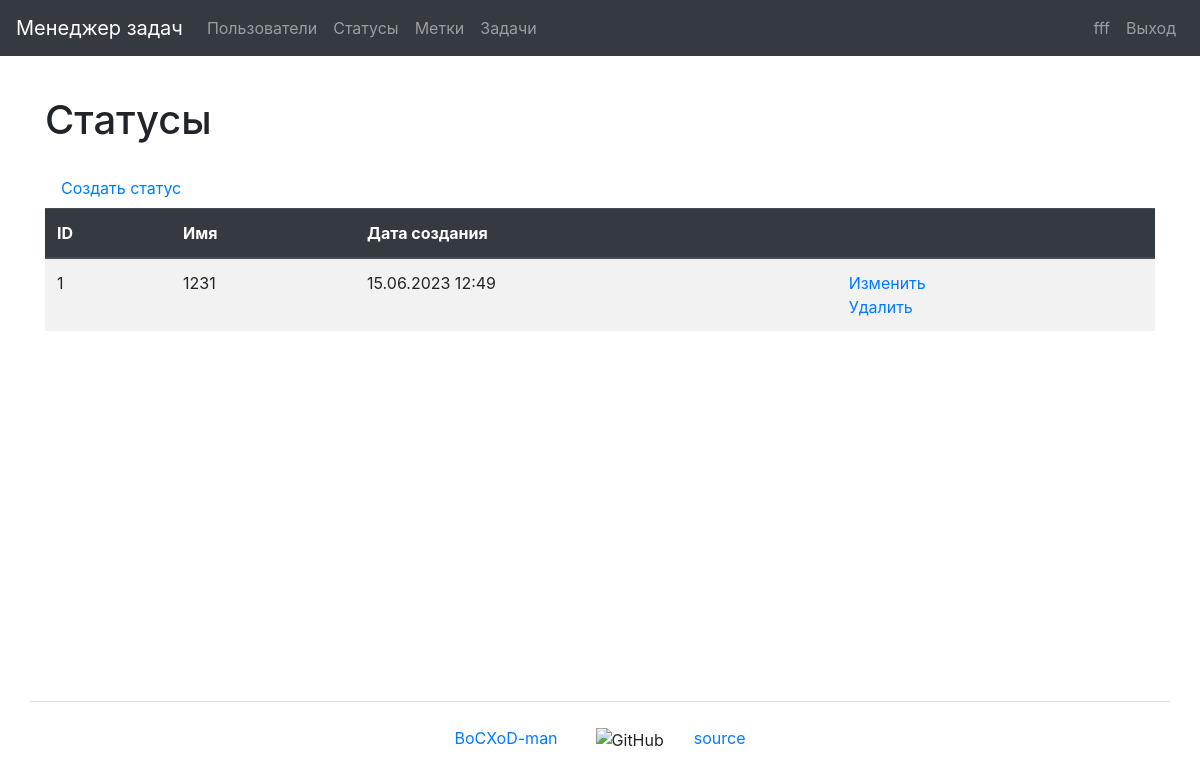
Page /statuses/ (signed in) on the committed database.
### task_manager/users/models.py (models this page shows, shortened)
class User(AbstractUser):
    first_name = models.CharField(max_length=150)
    last_name = models.CharField(max_length=150)

### task_manager/statuses/models.py (models this page shows, shortened)
class Status(models.Model):
    name = models.CharField(
        max_length=150,
        unique=True,
        blank=False,
        verbose_name=_('Name'),
    )
    date_created = models.DateTimeField(
        auto_now_add=True,
        verbose_name=_('Creation date')
    )
    class Meta:
        verbose_name = _('Status')
        verbose_name_plural = _('Statuses')

### task_manager/statuses/views.py (the view)
# urls.py: path('', StatusesListView.as_view(), name='statuses'),
class StatusesListView(AuthRequiredMixin, ListView):
    template_name = 'statuses/statuses.html'
    model = Status
    context_object_name = 'statuses'
    extra_context = {
        'title': _('Statuses')
    }

### task_manager/mixins.py (called while the page is built)
    def dispatch(self, request, *args, **kwargs):
        if not request.user.is_authenticated:
            messages.error(request, self.auth_message)
            return redirect(reverse_lazy('login'))
        return super().dispatch(request, *args, **kwargs)

### task_manager/templates/statuses/statuses.html (shortened to what this page needs)
{% extends "base.html" %}
{% load bootstrap4 %}
{% load i18n %}
{% block content %}
    <h1 class="my-4">{{ title }}</h1>
    <a class="nav-link" href="{% url 'status_create' %}">{% trans 'Create status' %}</a>
    <table class="table table-striped">
        <thead class="thead-dark">
            <tr>
                <th>ID</th>
                <th>{% trans 'Name' %}</th>
                <th>{% trans 'Creation date' %}</th>
                <th></th>
            </tr>
        </thead>
        <tbody>
            {% if statuses %}
                {% for status in statuses %}
                    <tr>
                        <td>{{ status.id }}</td>
                        <td>{{ status.name }}</td>
                        <td>{{ status.date_created|date:"d.m.Y H:i" }}</td>
                        <td>
                          <a href="{% url 'status_update' status.id %}">{% trans 'Update' %}</a>
                          <br>
                          <a href="{% url 'status_delete' status.id %}">{% trans 'Delete' %}</a>
                        </td>
                    </tr>
                {% endfor %}
            {% endif %}
        </tbody>
    </table>
{% endblock content %}

### task_manager/templates/navbar.html (shortened to what this page needs)
{% load i18n %}
<nav class="navbar navbar-expand-md navbar-dark bg-dark mb-3">
    <a class="navbar-brand" href="{% url 'home' %}">{% trans "Task manager" %}</a>
    <div class="collapse navbar-collapse" id="navbarToggleExternalContent">
        <ul class="navbar-nav mr-auto">
            <li class="nav-item">
                <a class="nav-link" href="{% url 'users' %}">{% trans "Users" %}</a>
            </li>
            {% if user.is_authenticated %}
                <li class="nav-item">
                    <a class="nav-link" href="{% url 'statuses' %}">{% trans "Statuses" %}</a>
                </li>
                <li class="nav-item">
                    <a class="nav-link" href="{% url 'labels' %}">{% trans "Labels" %}</a>
                </li>
                <li class="nav-item">
                    <a class="nav-link" href="{% url 'tasks' %}">{% trans "Tasks" %}</a>
                </li>
            {% endif %}
        </ul>
        <ul class="navbar-nav">
            {% if user.is_authenticated %}
                <li class="nav-item">
                    <a class="nav-link" href="{% url 'user_update' user.id %}">{{ user.username }}</a>
                </li>
                <li class="nav-item">
                    <a class="nav-link" href="{% url 'logout' %}">{% trans "Log Out" %}</a>
                </li>
            {% endif %}
        </ul>
    </div>
</nav>

### rows in the picture
User: username "fff"
Status: id "1", name "1231", date_created "15.06.2023 12:49"

### other values in the picture
{{ title }} "Статусы"
